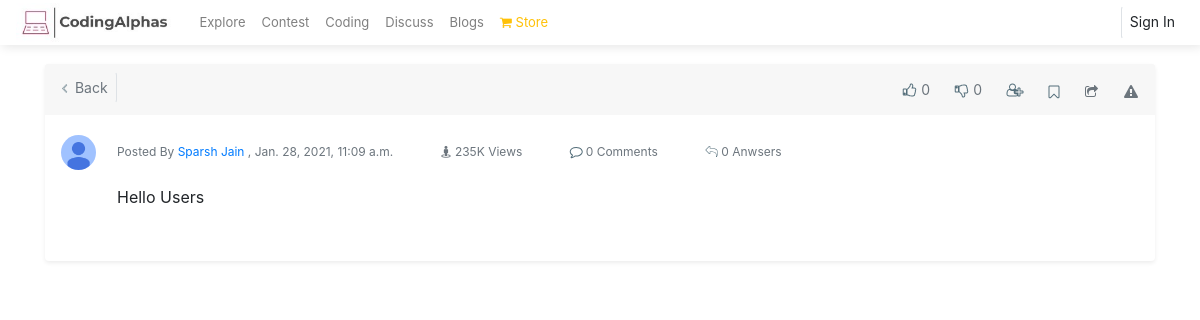
The page /discuss/General/inbox/1/ on the database as committed earlier.
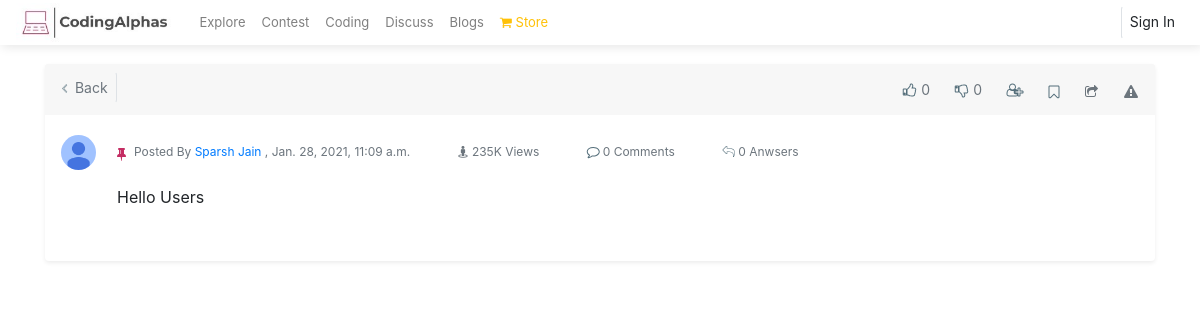
The same page on the database as committed later.
### discuss/views.py (the view)
# urls.py: path("<method>/inbox/<id>/",views.inside,name='inside'),
def inside(request,method,id):
    context = {}
    context['method'] = method
    context['data'] = Quora.objects.get(id = id)
    return render(request,'discuss/inside.html',context)

### discuss/templates/discuss/inside.html (shortened to what the changed rows need)
{% extends 'Core/snippets/base.html' %}
{% load shortcut %}
{% load crispy_forms_tags %}
{% block body %}
<div class="container">
    <div class="row">
        <div class="col-12 mt-5 pt-3">
            <div class="card shadow-sm border-0">
                <div class="card-body pl-5 pr-5">
                    <div class="pl-4">
                        {% if method != 'General' %}
                        <h5 class=" text-dark mt-1">
                            {% if data.pinned %}
                            <i class="fa fa-thumb-tack" style="color:#C42D63"></i>
                            {% endif %}
                            {{data.title2}}
                        </h5>
                        <div class="text-muted d-flex justify-content-start pt-3" style="font-size: 12px;">
                            <p class="">Posted By {% if data.anonymous %}<span class="text-dark" style="font-weight: 600;">Anonymous User</span> {%else%} <a href="/profile/{{data.user}}/">{{data.user.profile.first_name}} {{data.user.profile.last_name}}</a>{% endif %} , {{data.created}} </p>
                            <span class="ml-5"><i class="fa fa-street-view"></i> 235K Views</span>
                            <span class="ml-5"><i class="fa fa-comment fa2"></i> {{data.quora_comment.all.count}} Comments</span>
                        </div>
                        {% else %}
                        <div class="text-muted d-flex justify-content-start pt-2" style="font-size: 12px;">
                            {% if data.pinned %}
                                <i class="fa fa-thumb-tack mt-1 mr-2" style="color:#C42D63; font-size:14px; "></i>
                            {% endif %}
                            <p class="">Posted By {% if data.anonymous %}<span class="text-dark" style="font-weight: 600;">Anonymous User</span> {%else%} <a href="/profile/{{data.user}}/">{{data.user.profile.first_name}} {{data.user.profile.last_name}}</a>{% endif %} , {{data.created}} </p>
                            <span class="ml-5"><i class="fa fa-street-view"></i> 235K Views</span>
                            <span class="ml-5"><i class="fa fa-comment fa2"></i> {{data.quora_comment.all.count}} Comments</span>
                            <span class="ml-5"><i class="fa fa-reply fa1"></i> {{data.Quora_anwsers.all.count}} Anwsers</span>
                        </div>
                        {% endif %}
                    </div>
                </div>
            </div>
        </div>
    </div>
</div>
{% endblock %}

Rows that differ between the two databases and show on the page:
changed Quora "Hello Users": pinned False → True (drawn)
